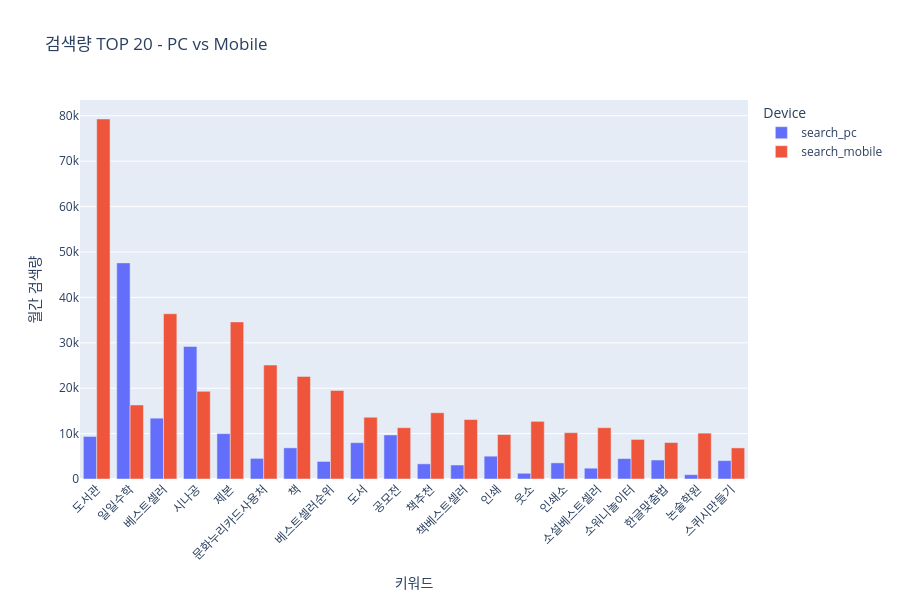

The notebook cell saved with this chart:
### Code cell
fig = px.bar(
    top20_device,
    x="keyword",
    y="search_volume",
    color="device",
    barmode="group",
    
    title="검색량 TOP 20 - PC vs Mobile",
    
    labels={
        "keyword": "키워드",
        "search_volume": "월간 검색량",
        "device": "Device"
    }
)

fig.update_layout(
    xaxis_tickangle=-45,
    height=600
)

fig.show()

### Figure 1 — Plotly figure (JSON) as saved in the notebook; plotly's stock layout.template omitted (floating-point values rounded to 4 significant figures)
{"data": [{"alignmentgroup": "True", "hovertemplate": "Device=search_pc<br>키워드=%{x}<br>월간 검색량=%{y}<extra></extra>", "legendgroup": "search_pc", "marker": {"color": "#636efa", "pattern": {"shape": ""}}, "name": "search_pc", "offsetgroup": "search_pc", "orientation": "v", "showlegend": true, "textposition": "auto", "type": "bar", "x": ["도서관", "일일수학", "베스트셀러", "시나공", "제본", "문화누리카드사용처", "책", "베스트셀러순위", "도서", "공모전", "책추천", "책베스트셀러", "인쇄", "웃소", "인쇄소", "소설베스트셀러", "소워니놀이터", "한글맞춤법", "논술학원", "스퀴시만들기"], "xaxis": "x", "y": [9370, 47600, 13400, 29200, 10000, 4540, 6860, 3870, 8000, 9700, 3340, 3080, 5030, 1260, 3550, 2380, 4500, 4180, 960, 4050], "yaxis": "y"}, {"alignmentgroup": "True", "hovertemplate": "Device=search_mobile<br>키워드=%{x}<br>월간 검색량=%{y}<extra></extra>", "legendgroup": "search_mobile", "marker": {"color": "#EF553B", "pattern": {"shape": ""}}, "name": "search_mobile", "offsetgroup": "search_mobile", "orientation": "v", "showlegend": true, "textposition": "auto", "type": "bar", "x": ["도서관", "일일수학", "베스트셀러", "시나공", "제본", "문화누리카드사용처", "책", "베스트셀러순위", "도서", "공모전", "책추천", "책베스트셀러", "인쇄", "웃소", "인쇄소", "소설베스트셀러", "소워니놀이터", "한글맞춤법", "논술학원", "스퀴시만들기"], "xaxis": "x", "y": [79300, 16300, 36400, 19300, 34600, 25100, 22600, 19500, 13600, 11300, 14600, 13100, 9790, 12700, 10200, 11300, 8720, 8030, 10100, 6850], "yaxis": "y"}], "layout": {"barmode": "group", "height": 600, "legend": {"title": {"text": "Device"}, "tracegroupgap": 0}, "title": {"text": "검색량 TOP 20 - PC vs Mobile"}, "xaxis": {"anchor": "y", "domain": [0, 1], "tickangle": -45, "title": {"text": "키워드"}}, "yaxis": {"anchor": "x", "domain": [0, 1], "title": {"text": "월간 검색량"}}}}
